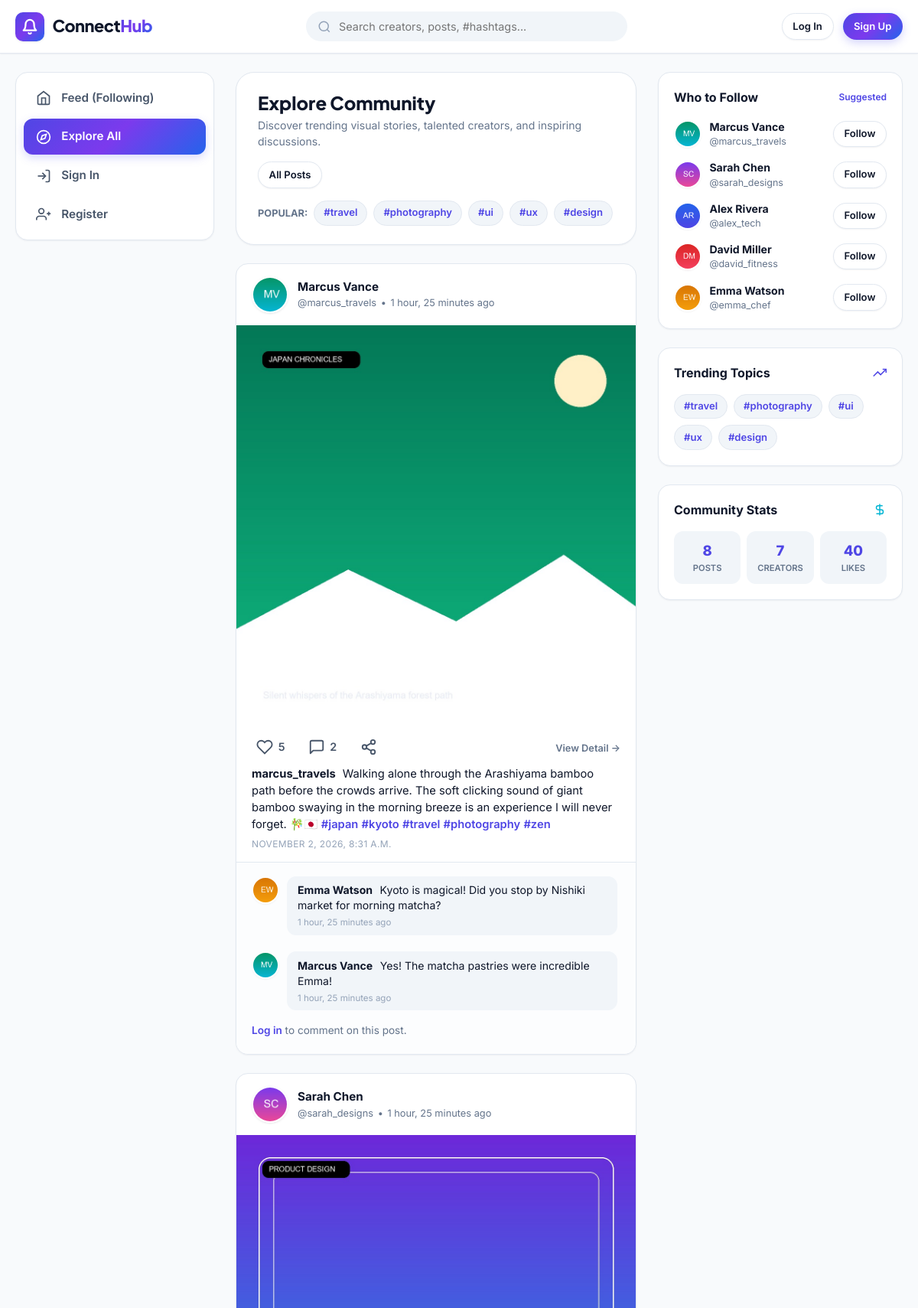
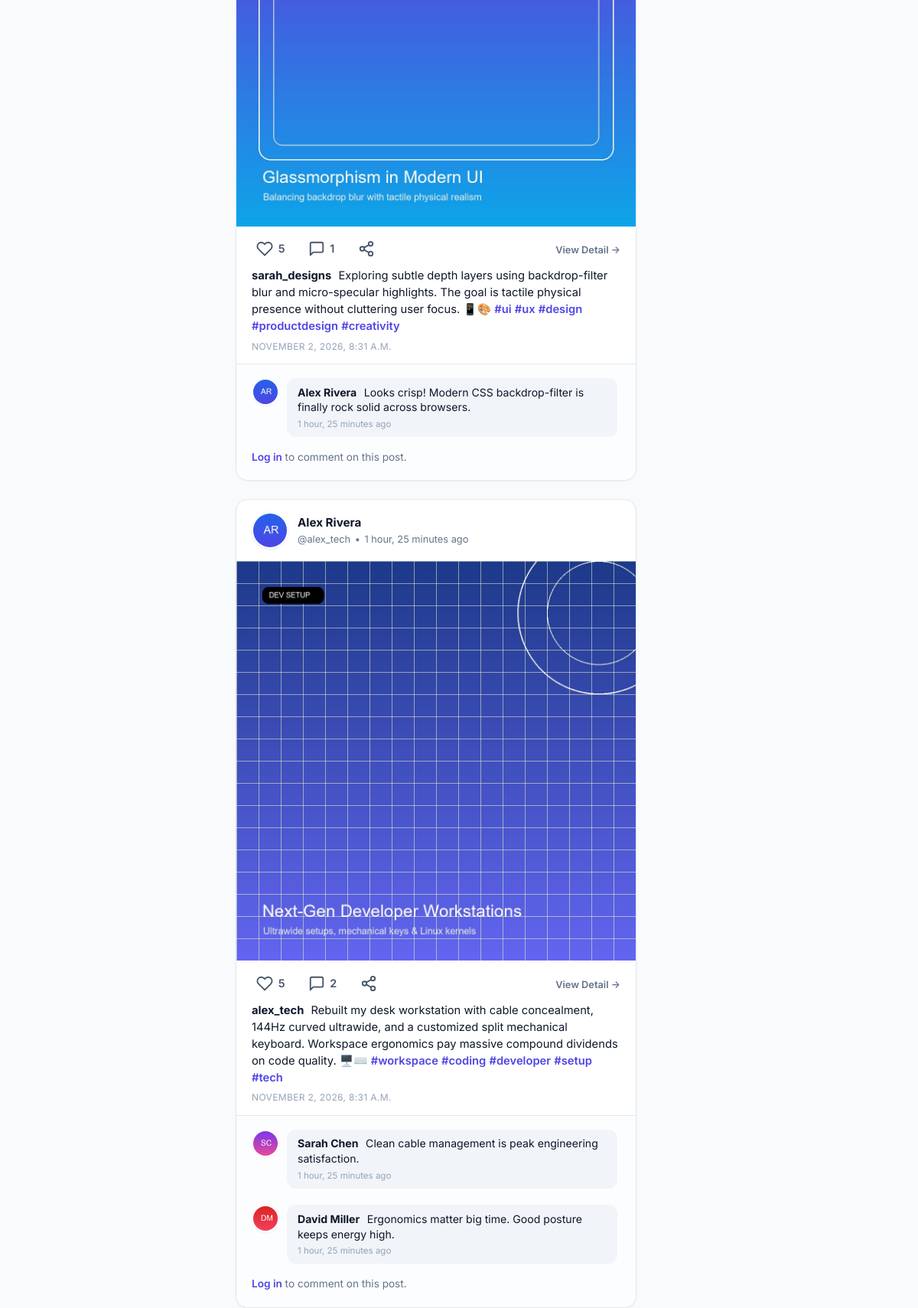
/explore/ (upper part), run on the app's committed database (2 pictures, top to bottom).
### core/models.py (models this page shows, shortened)
class Post(models.Model):
    author = models.ForeignKey(User, on_delete=models.CASCADE, related_name='posts')
    image = models.ImageField(upload_to='posts/', blank=False, null=False, help_text="Upload post photo")
    caption = models.TextField(max_length=2200, blank=True, help_text="Write a caption...")
    created_at = models.DateTimeField(auto_now_add=True)
    updated_at = models.DateTimeField(auto_now=True)
    class Meta:
        ordering = ['-created_at']
    def get_caption_with_hashtags(self):
        if not self.caption:
            return ""
        escaped = self.caption
        formatted = re.sub(
            r'(#\w+)',
            r'<span class="hashtag font-medium text-primary hover:underline">\1</span>',
            escaped
        )
        return mark_safe(formatted)

class UserProfile(models.Model):
    user = models.OneToOneField(User, on_delete=models.CASCADE, related_name='profile')
    avatar = models.ImageField(upload_to='avatars/', blank=True, null=True)
    bio = models.TextField(max_length=500, blank=True, help_text="Short biography or intro")
    location = models.CharField(max_length=100, blank=True, help_text="City, Country")
    website = models.URLField(max_length=200, blank=True, help_text="Personal or portfolio link")
    created_at = models.DateTimeField(auto_now_add=True)
    class Meta:
        ordering = ['-created_at']
    def get_avatar_url(self):
        if self.avatar and hasattr(self.avatar, 'url'):
            return self.avatar.url
    @property
    def display_name(self):
        full = self.user.get_full_name()
        return full.strip() if full.strip() else self.user.username

class Comment(models.Model):
    post = models.ForeignKey(Post, on_delete=models.CASCADE, related_name='comments')
    author = models.ForeignKey(User, on_delete=models.CASCADE, related_name='comments')
    text = models.TextField(max_length=1000)
    created_at = models.DateTimeField(auto_now_add=True)
    class Meta:
        ordering = ['created_at']

### core/views.py (the view, shortened to what this page needs)
# urls.py: path('explore/', views.explore_view, name='explore'),
def explore_view(request):
    search_query = request.GET.get('q', '').strip()
    tag_filter = request.GET.get('tag', '').strip()
    posts_qs = Post.objects.all().select_related('author', 'author__profile').prefetch_related(
        'likes', 'comments'
    )
    if tag_filter:
        posts_qs = posts_qs.filter(caption__icontains=f"#{tag_filter}")
    posts_qs = posts_qs.order_by('-created_at')
    if request.user.is_authenticated:
        user_liked_post_ids = set(
            Like.objects.filter(
                user=request.user,
                post__in=posts_qs[:30]
            ).values_list('post_id', flat=True)
        )
        for post in posts_qs:
            post.is_liked_by_current_user = post.id in user_liked_post_ids
    else:
        for post in posts_qs:
            post.is_liked_by_current_user = False
    context = {
        'posts': posts_qs,
        'search_query': search_query,
        'tag_filter': tag_filter,
        **get_common_context(request),
    }
    return render(request, 'core/explore.html', context)

### templates/core/explore.html (shortened to what this page needs)
{% extends 'base.html' %}
{% load static %}
{% block content %}
<div class="app-layout-container">
  {% include 'core/components/left_sidebar.html' %}
  <main class="center-feed" style="max-width: 100%;">
    <div style="background:var(--bg-card); border:1px solid var(--border-light); border-radius:var(--radius-xl); padding:1.5rem 1.75rem; box-shadow:var(--shadow-xs);">
      <div style="display:flex; align-items:center; justify-content:space-between; flex-wrap:wrap; gap:1rem; margin-bottom:1rem;">
        <div>
          <h1 style="font-size:1.5rem; font-weight:800;">Explore Community</h1>
          <p style="font-size:0.88rem; color:var(--text-muted); margin-top:0.25rem;">
            Discover trending visual stories, talented creators, and inspiring discussions.
          </p>
        </div>
        <div style="display:flex; gap:0.5rem;">
          <a href="{% url 'explore' %}" class="btn btn-secondary btn-sm {% if not tag_filter and not search_query %}btn-primary{% endif %}">
            All Posts
          </a>
        </div>
      </div>
      <div style="display:flex; align-items:center; gap:0.5rem; flex-wrap:wrap;">
        <span style="font-size:0.8rem; font-weight:700; color:var(--text-muted); text-transform:uppercase;">Popular:</span>
        {% for tag in trending_tags %}
          <a href="{% url 'explore' %}?tag={{ tag }}" class="trending-tag-badge {% if tag_filter == tag %}active{% endif %}">
            #{{ tag }}
          </a>
        {% endfor %}
      </div>
    </div>
    {% if posts %}
      <div style="display:flex; flex-direction:column; gap:1.5rem; max-width:var(--feed-max-width); margin:0 auto; width:100%;">
        {% for post in posts %}
          {% include 'core/components/post_card.html' with post=post %}
        {% endfor %}
      </div>
    {% else %}
      {% include 'core/components/empty_feed.html' %}
    {% endif %}
  </main>
  {% include 'core/components/right_sidebar.html' %}
</div>
{% endblock %}

### templates/core/components/post_card.html (shortened to what this page needs)
<article class="post-card" id="post-{{ post.id }}">
  <div class="post-header">
    <div class="post-author-info">
      <a href="{% url 'profile_user' post.author.username %}">
        <img src="{{ post.author.profile.get_avatar_url }}" class="user-avatar-md" alt="{{ post.author.username }}">
      </a>
      <div class="post-author-names">
        <a href="{% url 'profile_user' post.author.username %}" class="post-author-name">
          <span>{{ post.author.profile.display_name }}</span>
        </a>
        <div class="post-meta-line">
          <span>@{{ post.author.username }}</span>
          <span>&bull;</span>
          <span>{{ post.created_at|timesince }} ago</span>
        </div>
      </div>
    </div>
  </div>
  <div class="post-media-container">
    <a href="{% url 'post_detail' post.id %}" style="width:100%; display:block;">
      <img src="{{ post.image.url }}" class="post-image" alt="Post photo" loading="lazy">
    </a>
  </div>
  <div class="post-actions-bar">
    <div class="post-actions-left">
      {% if user.is_authenticated %}
        <button
          type="button"
          class="action-btn like-btn {% if post.is_liked_by_current_user %}liked{% endif %}"
          data-post-id="{{ post.id }}"
          id="like-btn-{{ post.id }}"
          title="Like post"
        >
          <svg viewBox="0 0 24 24" fill="none" stroke="currentColor" stroke-width="2" stroke-linecap="round" stroke-linejoin="round">
            <path d="M20.84 4.61a5.5 5.5 0 0 0-7.78 0L12 5.67l-1.06-1.06a5.5 5.5 0 0 0-7.78 7.78l1.06 1.06L12 21.23l7.78-7.78 1.06-1.06a5.5 5.5 0 0 0 0-7.78z"/>
          </svg>
          <span id="likes-count-{{ post.id }}">{{ post.likes.count }}</span>
        </button>
      {% else %}
        <a href="{% url 'login' %}?next={{ request.path }}" class="action-btn" title="Log in to like">
          <svg viewBox="0 0 24 24" width="22" height="22" fill="none" stroke="currentColor" stroke-width="2">
            <path d="M20.84 4.61a5.5 5.5 0 0 0-7.78 0L12 5.67l-1.06-1.06a5.5 5.5 0 0 0-7.78 7.78l1.06 1.06L12 21.23l7.78-7.78 1.06-1.06a5.5 5.5 0 0 0 0-7.78z"/>
          </svg>
          <span>{{ post.likes.count }}</span>
        </a>
      {% endif %}
      <a href="{% url 'post_detail' post.id %}#comments" class="action-btn" title="Comments">
        <svg viewBox="0 0 24 24" width="22" height="22" fill="none" stroke="currentColor" stroke-width="2" stroke-linecap="round" stroke-linejoin="round">
          <path d="M21 15a2 2 0 0 1-2 2H7l-4 4V5a2 2 0 0 1 2-2h14a2 2 0 0 1 2 2z"/>
        </svg>
        <span>{{ post.comments.count }}</span>
      </a>
      <button type="button" class="action-btn share-btn" data-post-id="{{ post.id }}" title="Share Post Link">
      </button>
    </div>
    <div>
      <a href="{% url 'post_detail' post.id %}" style="font-size:0.8rem; color:var(--text-muted); font-weight:600;">
        View Detail &rarr;
      </a>
    </div>
  </div>
  <div class="post-body">
    {% if post.caption %}
      <div class="post-caption-text">
        <a href="{% url 'profile_user' post.author.username %}" class="post-caption-author">
          {{ post.author.username }}
        </a>
        <span>{{ post.get_caption_with_hashtags }}</span>
      </div>
    {% endif %}
    <div class="post-date-muted">{{ post.created_at|date:"F j, Y, g:i a" }}</div>
  </div>
  <div class="post-comments-container">
    <div class="comments-list">
      {% for comment in post.comments.all|slice:":3" %}
        <div class="comment-item" id="comment-{{ comment.id }}">
          <div class="comment-main">
            <a href="{% url 'profile_user' comment.author.username %}">
              <img src="{{ comment.author.profile.get_avatar_url }}" class="user-avatar-sm" alt="{{ comment.author.username }}">
            </a>
            <div class="comment-content">
              <a href="{% url 'profile_user' comment.author.username %}" class="comment-author">
                {{ comment.author.profile.display_name }}
              </a>
              <span>{{ comment.text }}</span>
              <span class="comment-time">{{ comment.created_at|timesince }} ago</span>
            </div>
          </div>
        </div>
      {% empty %}
        <div style="font-size:0.82rem; color:var(--text-light); padding:0.25rem 0;" class="empty-comments-text">
          No comments yet. Start the conversation!
        </div>
      {% endfor %}
    </div>
    {% if user.is_authenticated %}
      <form action="{% url 'comment_create' post.id %}" method="POST" class="add-comment-form">
        {% csrf_token %}
        <img src="{{ user.profile.get_avatar_url }}" class="user-avatar-sm" style="width:30px; height:30px;" alt="Avatar">
        <input
          type="text"
          name="text"
          class="comment-input"
          placeholder="Add a comment as @{{ user.username }}..."
          required
          autocomplete="off"
        >
        <button type="submit" class="comment-submit-btn">Post</button>
      </form>
    {% else %}
      <div style="margin-top:0.65rem; font-size:0.85rem; color:var(--text-muted);">
        <a href="{% url 'login' %}?next={{ request.path }}" style="color:var(--primary-600); font-weight:600;">Log in</a> to comment on this post.
      </div>
    {% endif %}
  </div>
</article>

### templates/core/components/right_sidebar.html
<aside class="sidebar-right">
  <div class="widget-card">
    <div class="widget-title">
      <span>Who to Follow</span>
      <span style="font-size:0.75rem; color:var(--primary-600); font-weight:600;">Suggested</span>
    </div>
    <div class="who-to-follow-list">
      {% for creator in suggested_users %}
        <div class="follow-user-item">
          <div class="follow-user-info">
            <a href="{% url 'profile_user' creator.username %}">
              <img src="{{ creator.profile.get_avatar_url }}" class="user-avatar-sm" alt="{{ creator.username }}">
            </a>
            <div class="follow-user-details">
              <a href="{% url 'profile_user' creator.username %}" class="follow-user-name">
                {{ creator.profile.display_name }}
              </a>
              <span class="follow-user-handle">@{{ creator.username }}</span>
            </div>
          </div>
          {% if user.is_authenticated and user != creator %}
            <button
              type="button"
              class="btn btn-secondary btn-sm btn-follow"
              data-username="{{ creator.username }}"
              id="follow-btn-{{ creator.username }}"
            >
              <span>Follow</span>
            </button>
          {% elif not user.is_authenticated %}
            <a href="{% url 'login' %}" class="btn btn-secondary btn-sm">Follow</a>
          {% endif %}
        </div>
      {% empty %}
        <div style="font-size:0.85rem; color:var(--text-muted); text-align:center; padding:0.5rem 0;">
          No suggested creators right now.
        </div>
      {% endfor %}
    </div>
  </div>
  <div class="widget-card">
    <div class="widget-title">
      <span>Trending Topics</span>
      <svg width="18" height="18" viewBox="0 0 24 24" fill="none" stroke="currentColor" stroke-width="2" style="color:var(--primary-600);">
        <polyline points="23 6 13.5 15.5 8.5 10.5 1 18"/>
        <polyline points="17 6 23 6 23 12"/>
      </svg>
    </div>
    <div class="trending-tags-list">
      {% for tag in trending_tags %}
        <a href="{% url 'explore' %}?tag={{ tag }}" class="trending-tag-badge">
          #{{ tag }}
        </a>
      {% endfor %}
    </div>
  </div>
  <div class="widget-card">
    <div class="widget-title">
      <span>Community Stats</span>
      <svg width="18" height="18" viewBox="0 0 24 24" fill="none" stroke="currentColor" stroke-width="2" style="color:var(--accent-cyan);">
        <path d="M12 2v20M17 5H9.5a3.5 3.5 0 0 0 0 7h5a3.5 3.5 0 0 1 0 7H6"/>
      </svg>
    </div>
    <div class="stats-grid">
      <div class="stat-box">
        <div class="stat-box-number">{{ stats.total_posts }}</div>
        <div class="stat-box-label">Posts</div>
      </div>
      <div class="stat-box">
        <div class="stat-box-number">{{ stats.total_users }}</div>
        <div class="stat-box-label">Creators</div>
      </div>
      <div class="stat-box">
        <div class="stat-box-number">{{ stats.total_likes }}</div>
        <div class="stat-box-label">Likes</div>
      </div>
    </div>
  </div>
</aside>

### data on the page
Post: author.profile.get_avatar_url (picture), author.profile.display_name "Marcus Vance", author.username "marcus_travels", created_at "1 hour, 25 minutes", image (picture), likes.count "5", comments.count "2", get_caption_with_hashtags "Walking alone through the Arashiyama bamboo path before the crowds arrive. The soft clicking sound of giant bamboo swaying in the morning breeze is an experience I will never forget. 🎋🇯🇵 #japan #kyoto #travel #photography #zen", created_at "NOVEMBER 2, 2026, 8:31 A.M."
Comment: author.profile.get_avatar_url (picture), author.profile.display_name "Emma Watson", text "Kyoto is magical! Did you stop by Nishiki market for morning matcha?", created_at "1 hour, 25 minutes"
Comment: author.profile.get_avatar_url (picture), author.profile.display_name "Marcus Vance", text "Yes! The matcha pastries were incredible Emma!", created_at "1 hour, 25 minutes"
Post: author.profile.get_avatar_url (picture), author.profile.display_name "Sarah Chen", author.username "sarah_designs", created_at "1 hour, 25 minutes", image (picture), likes.count "5", comments.count "1", get_caption_with_hashtags "Exploring subtle depth layers using backdrop-filter blur and micro-specular highlights. The goal is tactile physical presence without cluttering user focus. 📱🎨 #ui #ux #design #productdesign #creativity", created_at "NOVEMBER 2, 2026, 8:31 A.M."
Comment: author.profile.get_avatar_url (picture), author.profile.display_name "Alex Rivera", text "Looks crisp! Modern CSS backdrop-filter is finally rock solid across browsers.", created_at "1 hour, 25 minutes"
Post: author.profile.get_avatar_url (picture), author.profile.display_name "Alex Rivera", author.username "alex_tech", created_at "1 hour, 25 minutes", image (picture), likes.count "5", comments.count "2", get_caption_with_hashtags "Rebuilt my desk workstation with cable concealment, 144Hz curved ultrawide, and a customized split mechanical keyboard. Workspace ergonomics pay massive compound dividends on code quality. 🖥️⌨️ #workspace #coding #developer #setup #tech", created_at "NOVEMBER 2, 2026, 8:31 A.M."
Comment: author.profile.get_avatar_url (picture), author.profile.display_name "Sarah Chen", text "Clean cable management is peak engineering satisfaction.", created_at "1 hour, 25 minutes"
Comment: author.profile.get_avatar_url (picture), author.profile.display_name "David Miller", text "Ergonomics matter big time. Good posture keeps energy high.", created_at "1 hour, 25 minutes"

### other printed values
{{ tag }} "travel" "photography" "ui" "ux" "design"
{{ creator.profile.display_name }} "Marcus Vance"
{{ creator.username }} "marcus_travels"
{{ creator.profile.display_name }} "Sarah Chen"
{{ creator.username }} "sarah_designs"
{{ creator.profile.display_name }} "Alex Rivera"
{{ creator.username }} "alex_tech"
{{ creator.profile.display_name }} "David Miller"
{{ creator.username }} "david_fitness"
{{ creator.profile.display_name }} "Emma Watson"
{{ creator.username }} "emma_chef"
{{ stats.total_posts }} "8"
{{ stats.total_users }} "7"
{{ stats.total_likes }} "40"
